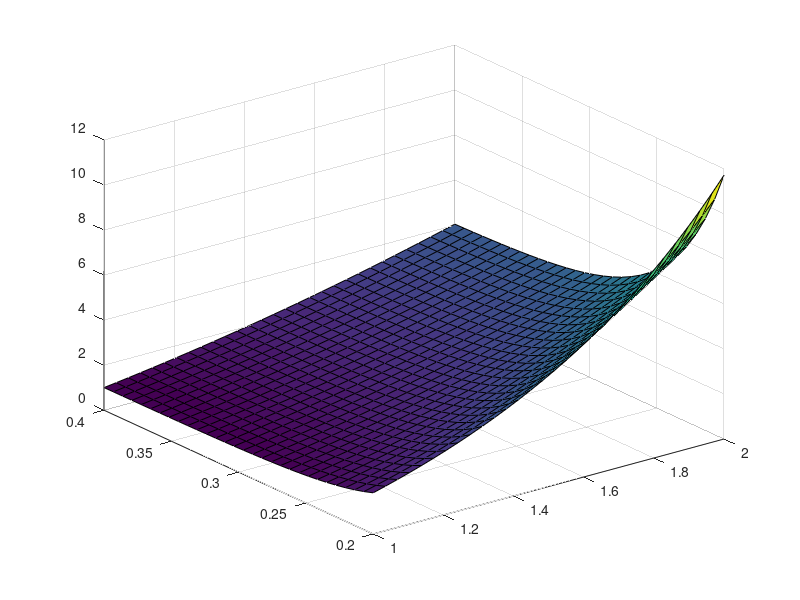

MATLAB code for this plot: (Note: this script raises an error after producing the figure.)
close all
vdd = linspace(1.0,2.0,30);
vth = linspace(0.2,0.4,30);
[VDD, VTH] = meshgrid(vdd, vth);


P = VDD.^2 + 30.*VDD.*exp(-(VTH-0.06.*VDD)/0.039);
surf(VDD,VTH,P)
hold on;
% surf(log(VDD),log(VTH),log(P))
w = P(:);
% [w, i] = sort(w);


VDD = VDD(:);
% VDD = VDD(i);
VTH = VTH(:);
% VTH = VTH(i);
u = [VDD,VTH];

x = log(u);
y = log(w);

% plot(x(:,2),y)
s = compare_fits(x,y, 3,1);
PAR = s.softmax_optMAinit.params{1};
% B = PAR(1:3:end-1);
% A = PAR([2,3,5,6,8,9]);
B = PAR(1:3:end-2);
A = PAR([2,3,5,6,8,9]);

alpha = 1/PAR(end)
coeff = exp(alpha*B)
powers = alpha.*A

[VDD, VTH] = meshgrid(vdd, vth);
P_approx = (...
            coeff(1).*VDD.^(powers(1)).*VTH.^(powers(2))+ ...
            coeff(2).*VDD.^(powers(3)).*VTH.^(powers(4)) + ...
            coeff(3).*VDD.^(powers(5)).*VTH.^(powers(6))...
            ).^(1/alpha);
surf(VDD,VTH,P_approx)